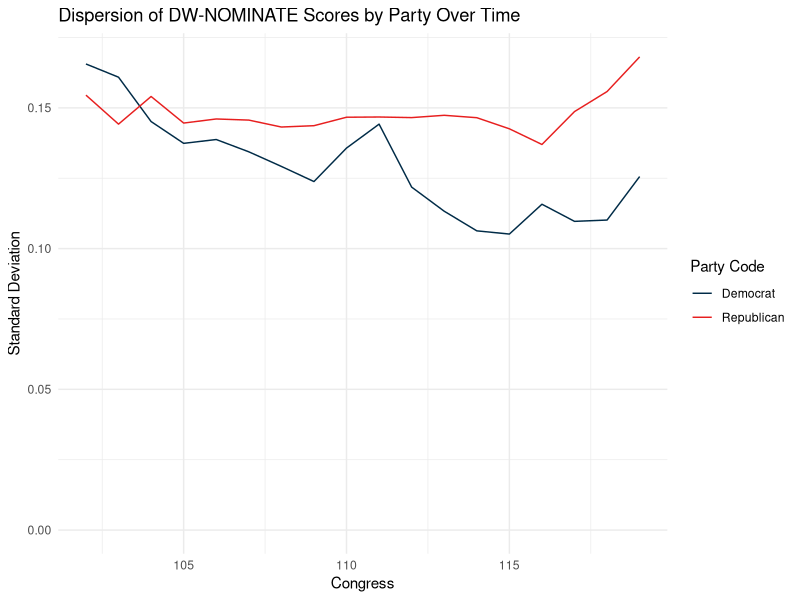

The R script that drew this image:
# File name: Week1_Synch_Session.R
# Description: This script contains code for the Week 1 synchronous session with a focus on measures of dispersion
# Date created: 2024-09-02
# Author: Nicholas Bell (belln@sas.upenn.edu)

# Load the tidyverse
library(tidyverse)

# Load the data
# For this session, we will be using voteview_house_ideology.csv, which contains DW-NOMINATE scores for members of the U.S. House of Representatives from the 102nd Congress (1991-1992) to the 118th Congress (2023-2024).
df <- read_csv("data/voteview_house_ideology.csv")

# View the data
glimpse(df)

# This data represents a population because it contains all members of the U.S. House of Representatives from the 102nd to the 118th Congress.

# Let's start by calculating the central tendency and dispersion of the DW-NOMINATE scores (nominate_dim1) for all members in the dataset.
# Central Tendency
mean_dim1 <- mean(df$nominate_dim1, na.rm = TRUE)
mean_dim1

# Dispersion
var_dim1 <- sum((df$nominate_dim1 - mean_dim1)^2, na.rm = TRUE) /
  length(df$nominate_dim1)
var_dim1

sd_var1 <- sqrt(var_dim1)
sd_var1

# Coefficient of Variation
sd_var1 / mean_dim1 # This is not a meaningful measure in this context because the mean is close to zero.

# Our research question is whether Democrats and Republicans have become more ideologically homogenous (less dispersed) over time.
# Let's calculate the standard deviation of nominate_dim1 for each party in each Congress.
dispersion_by_party <- df |>
  group_by(congress, party) |>
  mutate(
    mean_dim1 = mean(nominate_dim1, na.rm = TRUE),
    diff_from_mean = nominate_dim1 - mean_dim1,
    squared_diff = diff_from_mean^2
  ) |>
  summarize(
    sum_of_squared_diff = sum(squared_diff, na.rm = TRUE),
    variance = sum_of_squared_diff / n(),
    sd = sqrt(variance)
  )

# Now we can visualize the dispersion of DW-NOMINATE scores by party over time.
ggplot(dispersion_by_party) +
  geom_line(aes(x = congress, y = sd, color = factor(party))) +
  scale_color_manual(
    values = c("Democrat" = "#002B47", "Republican" = "#E71F1F")
  ) +
  scale_y_continuous(limits = c(0, NA)) +
  labs(
    title = "Dispersion of DW-NOMINATE Scores by Party Over Time",
    x = "Congress",
    y = "Standard Deviation",
    color = "Party Code"
  ) +
  theme_minimal()
